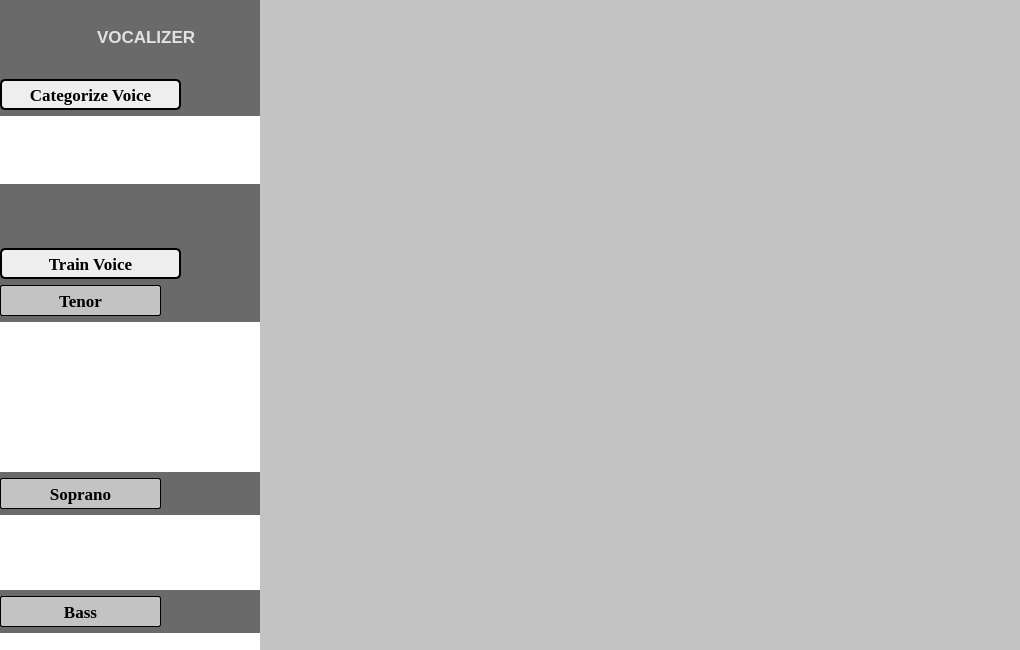
<?xml version="1.0" encoding="UTF-8"?>
<ui version="4.0">
 <class>MainWindow</class>
 <widget class="QMainWindow" name="MainWindow">
  <property name="geometry">
   <rect>
    <x>0</x>
    <y>0</y>
    <width>1020</width>
    <height>650</height>
   </rect>
  </property>
  <property name="minimumSize">
   <size>
    <width>1020</width>
    <height>650</height>
   </size>
  </property>
  <property name="maximumSize">
   <size>
    <width>1020</width>
    <height>650</height>
   </size>
  </property>
  <property name="windowTitle">
   <string>MainWindow</string>
  </property>
  <property name="styleSheet">
   <string notr="true">background-color: rgb(195, 195, 195);

QLabel{
	Layout:center;
}</string>
  </property>
  <widget class="QWidget" name="centralwidget">
   <widget class="QWidget" name="SideBar" native="true">
    <property name="geometry">
     <rect>
      <x>0</x>
      <y>0</y>
      <width>261</width>
      <height>650</height>
     </rect>
    </property>
    <property name="sizePolicy">
     <sizepolicy hsizetype="Expanding" vsizetype="Expanding">
      <horstretch>0</horstretch>
      <verstretch>0</verstretch>
     </sizepolicy>
    </property>
    <property name="layoutDirection">
     <enum>Qt::LeftToRight</enum>
    </property>
    <property name="styleSheet">
     <string notr="true">QWidget{
	background-color: rgb(106, 106, 106);
	border: 1px;
}






</string>
    </property>
    <widget class="QWidget" name="layoutWidget">
     <property name="geometry">
      <rect>
       <x>0</x>
       <y>70</y>
       <width>260</width>
       <height>784</height>
      </rect>
     </property>
     <layout class="QVBoxLayout" name="verticalLayout_3">
      <item>
       <layout class="QVBoxLayout" name="verticalLayout">
        <property name="topMargin">
         <number>9</number>
        </property>
        <item>
         <widget class="QPushButton" name="CV_Button">
          <property name="minimumSize">
           <size>
            <width>181</width>
            <height>31</height>
           </size>
          </property>
          <property name="maximumSize">
           <size>
            <width>181</width>
            <height>31</height>
           </size>
          </property>
          <property name="font">
           <font>
            <family>Times New Roman</family>
            <pointsize>13</pointsize>
            <weight>75</weight>
            <bold>true</bold>
           </font>
          </property>
          <property name="layoutDirection">
           <enum>Qt::LeftToRight</enum>
          </property>
          <property name="styleSheet">
           <string notr="true">QPushButton{
background-color: rgb(238, 238, 238);
border-style: solid;
border-color: black;
border-width: 2px;
border-radius: 5px;
text-align: center;

}

QPushButton:checked{
	color:rgb(255, 255, 255);
	font-weight:bold;
	background-color: rgb(39, 39, 39);
	border-style: solid;
	border-color: white;
	border-width: 2px;
	border-radius: 5px;
}</string>
          </property>
          <property name="text">
           <string>Categorize Voice</string>
          </property>
          <property name="checkable">
           <bool>true</bool>
          </property>
          <property name="autoExclusive">
           <bool>true</bool>
          </property>
         </widget>
        </item>
        <item>
         <widget class="QListView" name="CV_List">
          <property name="minimumSize">
           <size>
            <width>0</width>
            <height>0</height>
           </size>
          </property>
          <property name="maximumSize">
           <size>
            <width>261</width>
            <height>150</height>
           </size>
          </property>
          <property name="font">
           <font>
            <family>Segoe UI Black</family>
           </font>
          </property>
          <property name="styleSheet">
           <string notr="true">QListView{
	background-color: rgb(255, 255, 255);
}</string>
          </property>
          <property name="resizeMode">
           <enum>QListView::Fixed</enum>
          </property>
         </widget>
        </item>
       </layout>
      </item>
      <item>
       <spacer name="verticalSpacer">
        <property name="orientation">
         <enum>Qt::Vertical</enum>
        </property>
        <property name="sizeType">
         <enum>QSizePolicy::MinimumExpanding</enum>
        </property>
        <property name="sizeHint" stdset="0">
         <size>
          <width>20</width>
          <height>58</height>
         </size>
        </property>
       </spacer>
      </item>
      <item>
       <layout class="QVBoxLayout" name="verticalLayout_2">
        <item>
         <widget class="QPushButton" name="TV_Button">
          <property name="minimumSize">
           <size>
            <width>181</width>
            <height>31</height>
           </size>
          </property>
          <property name="maximumSize">
           <size>
            <width>181</width>
            <height>31</height>
           </size>
          </property>
          <property name="font">
           <font>
            <family>Times New Roman</family>
            <pointsize>13</pointsize>
            <weight>75</weight>
            <bold>true</bold>
           </font>
          </property>
          <property name="layoutDirection">
           <enum>Qt::LeftToRight</enum>
          </property>
          <property name="styleSheet">
           <string notr="true">QPushButton{
background-color: rgb(238, 238, 238);
border-style: solid;
border-color: black;
border-width: 2px;
border-radius: 5px;
}

QPushButton:checked{
	color:rgb(255, 255, 255);
	font-weight:bold;
	background-color: rgb(39, 39, 39);
	border-style: solid;
	border-color: white;
	border-width: 2px;
	border-radius: 5px;
}</string>
          </property>
          <property name="text">
           <string>Train Voice</string>
          </property>
          <property name="checkable">
           <bool>true</bool>
          </property>
          <property name="autoExclusive">
           <bool>true</bool>
          </property>
         </widget>
        </item>
        <item>
         <widget class="QPushButton" name="Tenor_Bttn">
          <property name="minimumSize">
           <size>
            <width>161</width>
            <height>31</height>
           </size>
          </property>
          <property name="maximumSize">
           <size>
            <width>161</width>
            <height>31</height>
           </size>
          </property>
          <property name="font">
           <font>
            <family>Times New Roman</family>
            <pointsize>13</pointsize>
            <weight>75</weight>
            <bold>true</bold>
           </font>
          </property>
          <property name="styleSheet">
           <string notr="true">QPushButton{
background-color: rgb(195, 195, 195);
border-style: solid;
border-color: black;
border-width: 1px;
border-radius: 2px;
}

QPushButton:checked{
	color:rgb(255, 255, 255);
	font-weight:bold;
	background-color: rgb(39, 39, 39);
	border-style: solid;
	border-color: white;
	border-width:1px;
	border-radius: 2px;
}</string>
          </property>
          <property name="text">
           <string>Tenor</string>
          </property>
          <property name="checkable">
           <bool>true</bool>
          </property>
          <property name="autoExclusive">
           <bool>true</bool>
          </property>
         </widget>
        </item>
        <item>
         <widget class="QListView" name="Tenor_List_2">
          <property name="sizePolicy">
           <sizepolicy hsizetype="Fixed" vsizetype="Fixed">
            <horstretch>0</horstretch>
            <verstretch>0</verstretch>
           </sizepolicy>
          </property>
          <property name="maximumSize">
           <size>
            <width>261</width>
            <height>150</height>
           </size>
          </property>
          <property name="font">
           <font>
            <family>Segoe UI Black</family>
           </font>
          </property>
          <property name="styleSheet">
           <string notr="true">QListView{
	background-color: rgb(255, 255, 255);
}</string>
          </property>
         </widget>
        </item>
        <item>
         <widget class="QPushButton" name="Soprano_Bttn">
          <property name="minimumSize">
           <size>
            <width>161</width>
            <height>31</height>
           </size>
          </property>
          <property name="maximumSize">
           <size>
            <width>161</width>
            <height>31</height>
           </size>
          </property>
          <property name="font">
           <font>
            <family>Times New Roman</family>
            <pointsize>13</pointsize>
            <weight>75</weight>
            <bold>true</bold>
           </font>
          </property>
          <property name="styleSheet">
           <string notr="true">QPushButton{
background-color: rgb(195, 195, 195);
border-style: solid;
border-color: black;
border-width: 1px;
border-radius: 2px;
}

QPushButton:checked{
	color:rgb(255, 255, 255);
	font-weight:bold;
	background-color: rgb(39, 39, 39);
	border-style: solid;
	border-color: white;
	border-width:1px;
	border-radius: 2px;
}</string>
          </property>
          <property name="text">
           <string>Soprano</string>
          </property>
          <property name="checkable">
           <bool>true</bool>
          </property>
          <property name="autoExclusive">
           <bool>true</bool>
          </property>
         </widget>
        </item>
        <item>
         <widget class="QListView" name="Soprano_List_2">
          <property name="maximumSize">
           <size>
            <width>261</width>
            <height>150</height>
           </size>
          </property>
          <property name="font">
           <font>
            <family>Segoe UI Black</family>
           </font>
          </property>
          <property name="styleSheet">
           <string notr="true">QListView{
	background-color: rgb(255, 255, 255);
}</string>
          </property>
         </widget>
        </item>
        <item>
         <widget class="QPushButton" name="Bass_Bttn">
          <property name="minimumSize">
           <size>
            <width>161</width>
            <height>31</height>
           </size>
          </property>
          <property name="maximumSize">
           <size>
            <width>161</width>
            <height>31</height>
           </size>
          </property>
          <property name="font">
           <font>
            <family>Times New Roman</family>
            <pointsize>13</pointsize>
            <weight>75</weight>
            <bold>true</bold>
           </font>
          </property>
          <property name="styleSheet">
           <string notr="true">QPushButton{
background-color: rgb(195, 195, 195);
border-style: solid;
border-color: black;
border-width: 1px;
border-radius: 2px;
}

QPushButton:checked{
	color:rgb(255, 255, 255);
	font-weight:bold;
	background-color: rgb(39, 39, 39);
	border-style: solid;
	border-color: white;
	border-width:1px;
	border-radius: 2px;
}</string>
          </property>
          <property name="text">
           <string>Bass</string>
          </property>
          <property name="checkable">
           <bool>true</bool>
          </property>
          <property name="autoExclusive">
           <bool>true</bool>
          </property>
         </widget>
        </item>
        <item>
         <widget class="QListView" name="Bass_List_2">
          <property name="minimumSize">
           <size>
            <width>0</width>
            <height>0</height>
           </size>
          </property>
          <property name="maximumSize">
           <size>
            <width>261</width>
            <height>150</height>
           </size>
          </property>
          <property name="font">
           <font>
            <family>Segoe UI Black</family>
           </font>
          </property>
          <property name="styleSheet">
           <string notr="true">QListView{
	background-color: rgb(255, 255, 255);
}</string>
          </property>
         </widget>
        </item>
        <item>
         <widget class="QPushButton" name="Alto_Bttn">
          <property name="minimumSize">
           <size>
            <width>161</width>
            <height>31</height>
           </size>
          </property>
          <property name="maximumSize">
           <size>
            <width>161</width>
            <height>31</height>
           </size>
          </property>
          <property name="font">
           <font>
            <family>Times New Roman</family>
            <pointsize>13</pointsize>
            <weight>75</weight>
            <bold>true</bold>
           </font>
          </property>
          <property name="styleSheet">
           <string notr="true">QPushButton{
background-color: rgb(195, 195, 195);
border-style: solid;
border-color: black;
border-width: 1px;
border-radius: 2px;
}

QPushButton:checked{
	color:rgb(255, 255, 255);
	font-weight:bold;
	background-color: rgb(39, 39, 39);
	border-style: solid;
	border-color: white;
	border-width:1px;
	border-radius: 2px;
}</string>
          </property>
          <property name="text">
           <string>Alto</string>
          </property>
          <property name="checkable">
           <bool>true</bool>
          </property>
          <property name="autoExclusive">
           <bool>true</bool>
          </property>
         </widget>
        </item>
        <item>
         <widget class="QListView" name="Alto_List_2">
          <property name="minimumSize">
           <size>
            <width>0</width>
            <height>0</height>
           </size>
          </property>
          <property name="maximumSize">
           <size>
            <width>261</width>
            <height>150</height>
           </size>
          </property>
          <property name="sizeIncrement">
           <size>
            <width>261</width>
            <height>111</height>
           </size>
          </property>
          <property name="font">
           <font>
            <family>Segoe UI Black</family>
           </font>
          </property>
          <property name="styleSheet">
           <string notr="true">QListView{
	background-color: rgb(255, 255, 255);
}</string>
          </property>
         </widget>
        </item>
       </layout>
      </item>
      <item>
       <spacer name="verticalSpacer_2">
        <property name="orientation">
         <enum>Qt::Vertical</enum>
        </property>
        <property name="sizeType">
         <enum>QSizePolicy::MinimumExpanding</enum>
        </property>
        <property name="sizeHint" stdset="0">
         <size>
          <width>20</width>
          <height>28</height>
         </size>
        </property>
       </spacer>
      </item>
     </layout>
    </widget>
    <widget class="QWidget" name="layoutWidget">
     <property name="geometry">
      <rect>
       <x>40</x>
       <y>10</y>
       <width>157</width>
       <height>53</height>
      </rect>
     </property>
     <layout class="QHBoxLayout" name="horizontalLayout">
      <item>
       <widget class="QLabel" name="Vocal_Icon">
        <property name="minimumSize">
         <size>
          <width>51</width>
          <height>51</height>
         </size>
        </property>
        <property name="maximumSize">
         <size>
          <width>51</width>
          <height>51</height>
         </size>
        </property>
        <property name="text">
         <string/>
        </property>
        <property name="pixmap">
         <pixmap resource="resources.qrc">:/Pictures/Raw_Image/MainLogo.png</pixmap>
        </property>
        <property name="scaledContents">
         <bool>true</bool>
        </property>
       </widget>
      </item>
      <item>
       <widget class="QLabel" name="Vocal_Name">
        <property name="font">
         <font>
          <pointsize>13</pointsize>
          <weight>75</weight>
          <bold>true</bold>
         </font>
        </property>
        <property name="styleSheet">
         <string notr="true">QLabel{
color: rgb(226, 226, 226);}</string>
        </property>
        <property name="text">
         <string>VOCALIZER</string>
        </property>
       </widget>
      </item>
     </layout>
    </widget>
   </widget>
   <widget class="QWidget" name="MainBar" native="true">
    <property name="geometry">
     <rect>
      <x>260</x>
      <y>0</y>
      <width>761</width>
      <height>651</height>
     </rect>
    </property>
    <property name="layoutDirection">
     <enum>Qt::RightToLeft</enum>
    </property>
    <property name="styleSheet">
     <string notr="true">QWidget{
	background-color: rgb(195, 195, 195);
	border:1px;
}</string>
    </property>
    <widget class="QLabel" name="label">
     <property name="geometry">
      <rect>
       <x>240</x>
       <y>70</y>
       <width>251</width>
       <height>231</height>
      </rect>
     </property>
     <property name="minimumSize">
      <size>
       <width>251</width>
       <height>231</height>
      </size>
     </property>
     <property name="maximumSize">
      <size>
       <width>251</width>
       <height>231</height>
      </size>
     </property>
     <property name="text">
      <string/>
     </property>
     <property name="pixmap">
      <pixmap resource="resources.qrc">:/Pictures/Raw_Image/MainLogo.png</pixmap>
     </property>
     <property name="scaledContents">
      <bool>true</bool>
     </property>
    </widget>
    <widget class="QToolButton" name="Pause_Start_B">
     <property name="geometry">
      <rect>
       <x>350</x>
       <y>540</y>
       <width>51</width>
       <height>41</height>
      </rect>
     </property>
     <property name="text">
      <string/>
     </property>
     <property name="icon">
      <iconset resource="resources.qrc">
       <normaloff>:/Pictures/Raw_Image/Pause_bttn.png</normaloff>:/Pictures/Raw_Image/Pause_bttn.png</iconset>
     </property>
     <property name="iconSize">
      <size>
       <width>50</width>
       <height>50</height>
      </size>
     </property>
     <property name="checkable">
      <bool>true</bool>
     </property>
    </widget>
   </widget>
  </widget>
 </widget>
 <resources>
  <include location="resources.qrc"/>
 </resources>
 <connections>
  <connection>
   <sender>Tenor_Bttn</sender>
   <signal>toggled(bool)</signal>
   <receiver>Tenor_List_2</receiver>
   <slot>setHidden(bool)</slot>
   <hints>
    <hint type="sourcelabel">
     <x>42</x>
     <y>325</y>
    </hint>
    <hint type="destinationlabel">
     <x>92</x>
     <y>372</y>
    </hint>
   </hints>
  </connection>
  <connection>
   <sender>Tenor_Bttn</sender>
   <signal>toggled(bool)</signal>
   <receiver>Tenor_List_2</receiver>
   <slot>setVisible(bool)</slot>
   <hints>
    <hint type="sourcelabel">
     <x>112</x>
     <y>325</y>
    </hint>
    <hint type="destinationlabel">
     <x>164</x>
     <y>372</y>
    </hint>
   </hints>
  </connection>
  <connection>
   <sender>Soprano_Bttn</sender>
   <signal>toggled(bool)</signal>
   <receiver>Soprano_List_2</receiver>
   <slot>setHidden(bool)</slot>
   <hints>
    <hint type="sourcelabel">
     <x>32</x>
     <y>409</y>
    </hint>
    <hint type="destinationlabel">
     <x>79</x>
     <y>456</y>
    </hint>
   </hints>
  </connection>
  <connection>
   <sender>Soprano_Bttn</sender>
   <signal>toggled(bool)</signal>
   <receiver>Soprano_List_2</receiver>
   <slot>setVisible(bool)</slot>
   <hints>
    <hint type="sourcelabel">
     <x>90</x>
     <y>409</y>
    </hint>
    <hint type="destinationlabel">
     <x>140</x>
     <y>456</y>
    </hint>
   </hints>
  </connection>
  <connection>
   <sender>Bass_Bttn</sender>
   <signal>toggled(bool)</signal>
   <receiver>Bass_List_2</receiver>
   <slot>setHidden(bool)</slot>
   <hints>
    <hint type="sourcelabel">
     <x>63</x>
     <y>493</y>
    </hint>
    <hint type="destinationlabel">
     <x>105</x>
     <y>540</y>
    </hint>
   </hints>
  </connection>
  <connection>
   <sender>Bass_Bttn</sender>
   <signal>toggled(bool)</signal>
   <receiver>Bass_List_2</receiver>
   <slot>setVisible(bool)</slot>
   <hints>
    <hint type="sourcelabel">
     <x>119</x>
     <y>493</y>
    </hint>
    <hint type="destinationlabel">
     <x>172</x>
     <y>540</y>
    </hint>
   </hints>
  </connection>
  <connection>
   <sender>Alto_Bttn</sender>
   <signal>toggled(bool)</signal>
   <receiver>Alto_List_2</receiver>
   <slot>setHidden(bool)</slot>
   <hints>
    <hint type="sourcelabel">
     <x>32</x>
     <y>568</y>
    </hint>
    <hint type="destinationlabel">
     <x>84</x>
     <y>624</y>
    </hint>
   </hints>
  </connection>
  <connection>
   <sender>Alto_Bttn</sender>
   <signal>toggled(bool)</signal>
   <receiver>Alto_List_2</receiver>
   <slot>setVisible(bool)</slot>
   <hints>
    <hint type="sourcelabel">
     <x>100</x>
     <y>564</y>
    </hint>
    <hint type="destinationlabel">
     <x>148</x>
     <y>624</y>
    </hint>
   </hints>
  </connection>
 </connections>
</ui>
